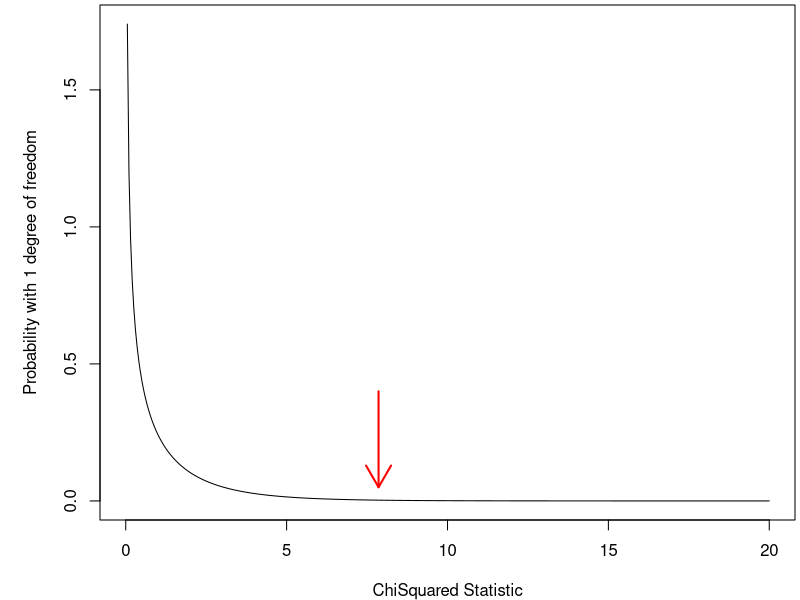

Here is the R script that generated this plot:
## ---- chunk 1

library(knitr)
opts_chunk$set(hide = TRUE)
opts_chunk$set(eval = FALSE)
opts_chunk$set(tidy = TRUE)
opts_chunk$set(cache = FALSE)
par(mar=c(4,5,0.25, 0.25))

## ---- chunk 2
pbinom(2, 10, 0.5)
2*pbinom(2, 10, 0.5)
binom.test(2, 10, 0.5)
binom.test(2, 10, 0.5, alternative="less")
## ---- chunk 3
metadata <- read.table(file="wild.metadata.txt", header=T)
rownames(metadata) <- metadata$Group
metadata <- metadata[,-1]
## ---- chunk 4
table(metadata$Sex)
table(metadata$Sex, metadata$SP)
table(metadata$Sex, metadata$SP, metadata$Repro)
## ---- chunk 5
sex.sp <- table(metadata$Sex, metadata$SP)
margin.table(sex.sp)
margin.table(sex.sp, 1)
margin.table(sex.sp, 2)
## ---- chunk 6
prop.table(sex.sp)
prop.table(sex.sp, 1)
prop.table(sex.sp, 2)
## ---- chunk 7
sex.sp
## ---- chunk 8
species.sums <- margin.table(sex.sp, 2)
binom.test(species.sums)
## ---- chunk 9
sex.sums <- margin.table(sex.sp, 1)
binom.test(sex.sums)
## ---- chunk 10
frac.male <- sex.sums["M"]/sum(sex.sums)
frac.female <- 1-frac.male
frac.sex <- c(F=frac.female, M=frac.male)

frac.pl <- species.sums["PL"]/sum(species.sums)
frac.pmg <- 1-frac.pl
frac.species <- c(PL=frac.pl, PMG=frac.pmg)

expected <- frac.sex %*% t(frac.species)
expected <- expected * sum(sex.sp)
expected
## ---- chunk 11
chi.sq <- sum((expected-sex.sp)^2/expected)
df <- (nrow(sex.sp)-1)*(ncol(sex.sp)-1)
plot(seq(0,20,0.05), dchisq(seq(0,20,0.05), df=df), type="l", xlab="ChiSquared Statistic", ylab="Probability with 1 degree of freedom")
arrows(x0=chi.sq, x1=chi.sq, y0=0.4, y1=0.05, lwd=2, col="red")
## ---- chunk 12
fisher.test(sex.sp)
## ---- chunk 13
males <- sex.sp["M", ]
prop.test(males, species.sums)
